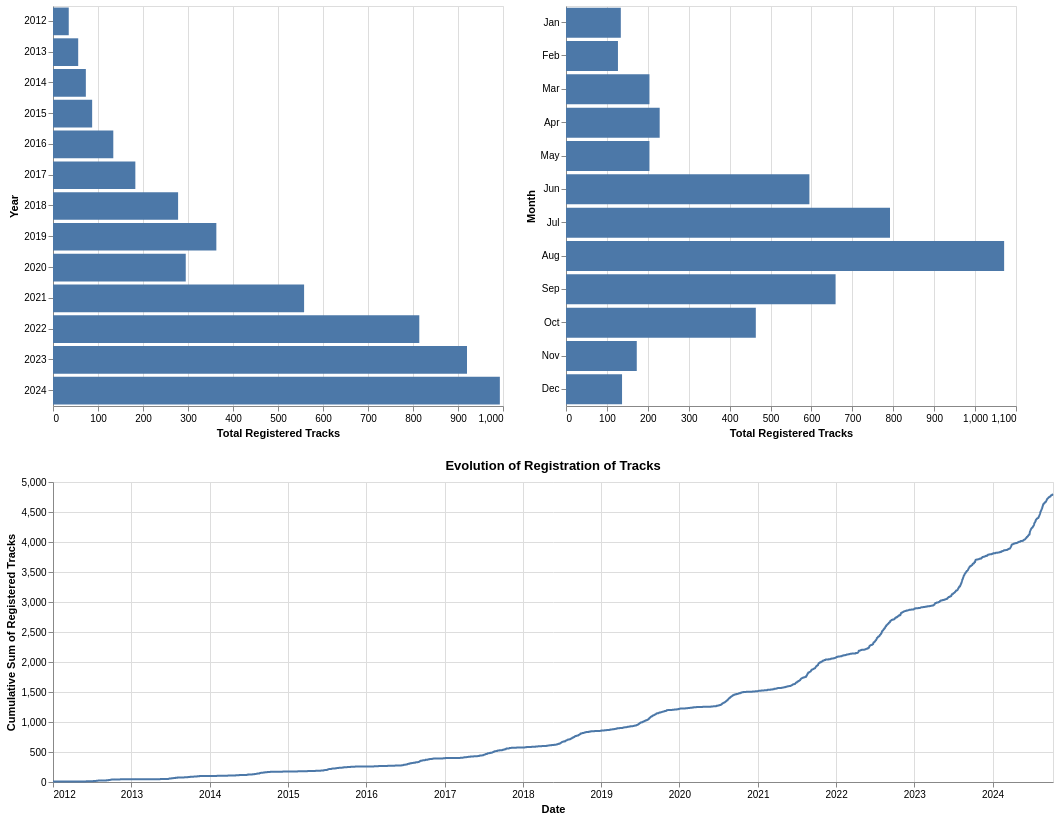

Write notebook code for a chart like this one.
### Code cell
select_year = alt.selection_point(fields=['year'], on='click')

year_bar = alt.Chart(dates_df).mark_bar().encode(
    x=alt.X('sum(total_tracks):Q', title='Total Registered Tracks'),
    y=alt.Y('year:N', title='Year'),
    opacity=alt.condition(select_year, alt.value(1), alt.value(0.2)),
    tooltip=[alt.Tooltip('year:N', title='Year'), alt.Tooltip('sum(total_tracks):Q', title='Total tracks')]
).add_params(select_year
).properties(width=450, height=400)

month_bar = alt.Chart(dates_df).mark_bar().encode(
    x=alt.X('sum(total_tracks):Q', title='Total Registered Tracks'),
    y=alt.Y('month:N', title='Month', sort=['Jan','Feb','Mar','Apr','May','Jun','Jul','Aug','Sep','Oct','Nov','Dec']),
    tooltip=[alt.Tooltip('month:N', title='Month'), alt.Tooltip('sum(total_tracks):Q', title='Total tracks')]
).add_params(select_year
).transform_filter(select_year
).properties(width=450, height=400)

evolution_line = alt.Chart(dates_df).mark_line().encode(
    x=alt.X('date:T', title='Date'),
    y=alt.Y('cumul_total_tracks:Q', title='Cumulative Sum of Registered Tracks')
).add_params(select_year
).transform_filter(select_year
).properties(width = 1000, title='Evolution of Registration of Tracks')

(year_bar | month_bar) & evolution_line

### Figure 1 — Vega-Lite specification as saved in the notebook (floating-point values rounded to 4 significant figures; data arrays with more than 128 entries replaced by an {"elided": "..."} marker saying what was removed)
{"config": {"view": {"continuousWidth": 300, "continuousHeight": 300}}, "vconcat": [{"hconcat": [{"mark": {"type": "bar"}, "encoding": {"opacity": {"condition": {"param": "param_15", "value": 1}, "value": 0.2}, "tooltip": [{"field": "year", "title": "Year", "type": "nominal"}, {"aggregate": "sum", "field": "total_tracks", "title": "Total tracks", "type": "quantitative"}], "x": {"aggregate": "sum", "field": "total_tracks", "title": "Total Registered Tracks", "type": "quantitative"}, "y": {"field": "year", "title": "Year", "type": "nominal"}}, "height": 400, "name": "view_18", "width": 450}, {"mark": {"type": "bar"}, "encoding": {"tooltip": [{"field": "month", "title": "Month", "type": "nominal"}, {"aggregate": "sum", "field": "total_tracks", "title": "Total tracks", "type": "quantitative"}], "x": {"aggregate": "sum", "field": "total_tracks", "title": "Total Registered Tracks", "type": "quantitative"}, "y": {"field": "month", "sort": ["Jan", "Feb", "Mar", "Apr", "May", "Jun", "Jul", "Aug", "Sep", "Oct", "Nov", "Dec"], "title": "Month", "type": "nominal"}}, "height": 400, "name": "view_19", "transform": [{"filter": {"param": "param_15"}}], "width": 450}]}, {"mark": {"type": "line"}, "encoding": {"x": {"field": "date", "title": "Date", "type": "temporal"}, "y": {"field": "cumul_total_tracks", "title": "Cumulative Sum of Registered Tracks", "type": "quantitative"}}, "title": "Evolution of Registration of Tracks", "width": 1000}], "data": {"name": "data-40edea3ecd653906a8f086d77b2938ba"}, "params": [{"name": "param_15", "select": {"type": "point", "fields": ["year"], "on": "click"}, "views": ["view_18", "view_19"]}], "$schema": "https://vega.github.io/schema/vega-lite/v5.8.0.json", "datasets": {"data-40edea3ecd653906a8f086d77b2938ba": {"elided": "4666 records"}}}
